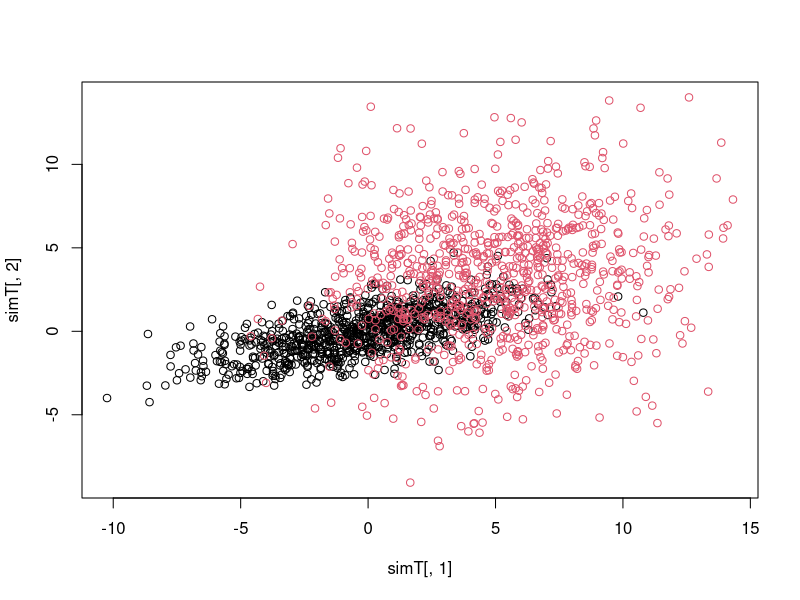
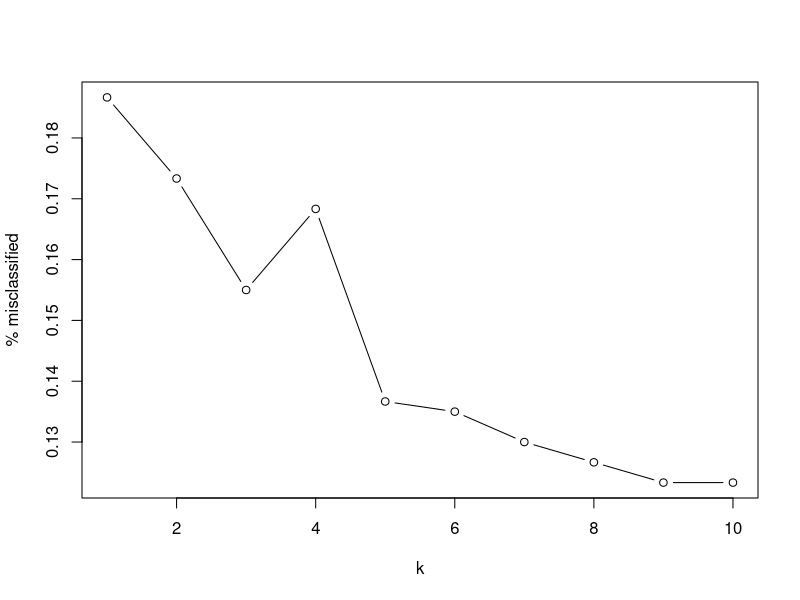

Generate these figures, in order, with R:
library(MASS)
require(class) ##For knn -> K nearest neighbours

mu = c(0,0) ##Mean vector (0,0)
sig = matrix(c(10, 3, 3, 2), nrow = 2, ncol = 2) ##Sigma, which stands for cov matrix
simA = mvrnorm(900, mu, sig)

muB = c(5,3)
sigB =  matrix(c(12, 2, 2, 15), nrow = 2, ncol = 2)
simB = mvrnorm(900, muB, sigB)

## We will analyse both data sets together, using the rbind function to create the data set simT
simT <- rbind(simA,simB)
## rbind combines its arguments row-wise (i.e., simA on top of simB) so that simT is now a matrix with 1,800
 ## rows and 2 columns.

##Next we will add a column to simT that indicates the class membership of each observation, so that we have
##a record of whether each observation (i.e., each row in the data) in simT came from simA, or from simB.
class_ind <- rep(c(1, 2), each = 900)
simT <- cbind(simT, class_ind)
simT
## The first line of code creates a vector class_ind that repeats the term 1 900 times, and then 2 a further 900
 ## times. The rep function replicates the values in its first argument a set number of times. There are different
 ## ways to specify the function, e.g., rep(c(1, 2), c(900, 900)) or c(rep(1, 900), rep(2, 900).
 ## The second line of code adds the vector class_ind as a third column to the simT dataset. The function
 ## cbind combines the data column-wise (i.e., side to side), in much the same way rbind combines data by rows.

## To visualise the data set simT enter the following:
  plot(simT[,1], simT[,2], col = as.factor(simT[, 3]))
  ## We use the as.factor function to distinguish that the class membership is a categorical variable, and not
  ## numerical, although strictly speaking it isn’t necessary to use this here.
  
  
 ## The function knn takes as its arguments a training data set and a testing data set, which we are now going
 ## to create. We will use a split whereby 1/3 of the data will be used for training, 1/3 of the data will be used
##  for testing, and 1/3 for validation. To create the test and training sub-sets enter the following:
  
  index_train <- c(1:300, 1:300 + 900)
  index_test <- c(1:300 + 300, 1:300 + 900 + 300)
  index_valid <- c(1:300 + 600, 1:300 + 900 + 600)
  
  train <- simT[index_train, 1:2]
  test <- simT[index_test, 1:2]
  valid <- simT[index_valid, 1:2]
  
##  The first line of code creates a vector index_train that consists of the ordered numbers 1, 2, . . . , 300,
##  901, 902, . . . , 1200. We use index_train to select the first third of the data in simTthat come from simA and
##  from simB, with an equal number of points coming from each group. The fourth line creates a matrix train
##  that consists of the un-labelled training data. Similar code divides up the remaining data into the test and
##  valid datasets.
  
##  Now we have the training and the test data, we are able to run knn. We begin with a value of k = 3:
  result <- knn(train, test, cl = simT[index_train, 3], k=3)
  result
## The argument cl=simT[indexindex_train, 3] supplies the function with the true classification for the
## training data set train. These data are used to classify the data points in test. The output in result are
##  the assigned classifications.
  
## Let’s look at the misclassification rate for k = 3. (Note that because we’re analysing simulated data, your
## results may differ slightly from the values shown here. But they should be broadly similar.)
class_agree <- table(result, simT[index_test,3])
class_agree
sum_agree <- sum(diag(class_agree))
sum_agree
(nrow(test) - sum_agree) / nrow(test)
## The inner command table(result, simT[index_test,3]) creates a table comparing the classification
## assigned to the test data by the k-nearest neighbour classifier against the true classification of the data.
## The diag function selects the diagonal elements of the table, which is the number of points 
## where knearest neighbour classification agrees with the true classification. The sum command simply adds these
## values together, and the remainder of the code ensures that the output that is returned is the percentage
## misclassification. 

## To see how the k-nearest neighbour classification performs as a function of k we can write a for loop:
kmax <- 50
k <- 1:kmax
p <- rep(0, kmax)
ntest <- nrow(test)
k_summary <- cbind(k, p)
colnames(k_summary) <- c("k","% misclassified")
for(i in 1:kmax){
  result <- knn(train, test, cl = simT[index_train, 3], k = i)
  class_agree <- table(result, simT[index_test,3])
  sum_agree <- sum(diag(class_agree))
  k_summary[i, 2] <- (ntest - sum_agree) / ntest
}
k_summary[1:10, ]
plot(k_summary[1:10,],  type = "b")  ##Remember using random data so gonna change and be different to his
?knn

result_valtest = knn(train, valid, cl = simT[index_train, 3], k=5)
table(result_valtest, simT[index_valid,3])
class_agree <- table(result_valtest, simT[index_valid,3])
sum_agree <- sum(diag(class_agree))
(nrow(valid) - sum_agree) / nrow(valid)
